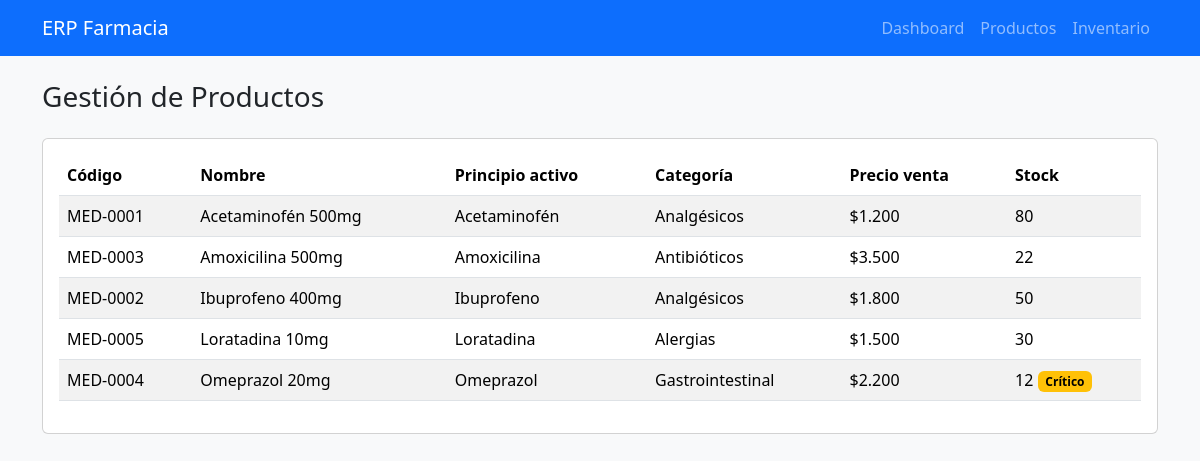
The page /productos on the database its author committed.
### tables this page shows
CREATE TABLE productos (
    id INT AUTO_INCREMENT PRIMARY KEY,
    categoria_id INT,
    codigo VARCHAR(50) NOT NULL UNIQUE,
    nombre VARCHAR(140) NOT NULL,
    principio_activo VARCHAR(140),
    laboratorio VARCHAR(120),
    precio_compra DECIMAL(12,2) NOT NULL DEFAULT 0,
    precio_venta DECIMAL(12,2) NOT NULL DEFAULT 0,
    stock_actual INT NOT NULL DEFAULT 0,
    stock_minimo INT NOT NULL DEFAULT 0,
    creado_en TIMESTAMP DEFAULT CURRENT_TIMESTAMP,
    FOREIGN KEY (categoria_id) REFERENCES categorias(id)
);

CREATE TABLE categorias (
    id INT AUTO_INCREMENT PRIMARY KEY,
    nombre VARCHAR(100) NOT NULL UNIQUE
);

### app/Core/View.php (called while the page is built, shortened)
<?php
final class View
{
    public static function render(string $view, array $data = []): void
    {
        require __DIR__ . '/../Views/layouts/main.php';
    }
}

### app/Core/Controller.php (called while the page is built, shortened)
<?php
abstract class Controller
{
    protected function view(string $view, array $data = []): void
    {
        View::render($view, $data);
    }
}

### app/Controllers/ProductController.php (called while the page is built, shortened)
<?php
final class ProductController extends Controller
{
    public function index(): void
    {
        $model = new ProductModel();
        $products = $model->all();
        $this->view('products/index', ['products' => $products]);
    }
}

### public/index.php (called while the page is built, shortened)
<?php
$router = new Router();
$router->get('/', static fn () => (new DashboardController())->index());
$router->get('/productos', static fn () => (new ProductController())->index());
$router->get('/inventario', static fn () => (new InventoryController())->index());
$router->dispatch($_SERVER['REQUEST_METHOD'] ?? 'GET', $_SERVER['REQUEST_URI'] ?? '/');

### app/Core/Router.php (called while the page is built, shortened)
<?php
final class Router
{
    private array $routes = [];
    public function get(string $path, callable $handler): void
    {
        $this->routes['GET:' . $this->normalizePath($path)] = $handler;
    }
    public function dispatch(string $method, string $uri): void
    {
        $path = parse_url($uri, PHP_URL_PATH) ?: '/';
        $key = strtoupper($method) . ':' . $this->normalizePath($path);
        ($this->routes[$key])();
    }
    private function normalizePath(string $path): string
    {
        if ($path === '/' || $path === '') {
            return '/';
        }
        return '/' . trim($path, '/');
    }
}

### app/Models/ProductModel.php (called while the page is built, shortened)
<?php
final class ProductModel
{
    public function all(int $limit = 30): array
    {
        $db = Database::connection();
        try {
            $stmt = $db->prepare(
                'SELECT p.codigo, p.nombre, p.principio_activo, c.nombre AS categoria, p.precio_venta, p.stock_actual, p.stock_minimo
                 FROM productos p
                 LEFT JOIN categorias c ON c.id = p.categoria_id
                 ORDER BY p.nombre ASC
                 LIMIT :limite'
            );
            $stmt->bindValue(':limite', $limit, \PDO::PARAM_INT);
            $stmt->execute();
            return $stmt->fetchAll();
        } catch (PDOException) {
            return [];
        }
    }
}

### app/Views/products/index.php (the view, shortened to what this page needs)
<h1 class="h3 mb-4">Gestión de Productos</h1>
<div class="card">
    <div class="card-body table-responsive">
        <table class="table table-striped align-middle">
            <thead>
                <tr>
                    <th>Código</th>
                    <th>Nombre</th>
                    <th>Principio activo</th>
                    <th>Categoría</th>
                    <th>Precio venta</th>
                    <th>Stock</th>
                </tr>
            </thead>
            <tbody>
                <?php foreach ($products as $product): ?>
                    <tr>
                        <td><?= htmlspecialchars((string) $product['codigo']); ?></td>
                        <td><?= htmlspecialchars((string) $product['nombre']); ?></td>
                        <td><?= htmlspecialchars((string) $product['principio_activo']); ?></td>
                        <td><?= htmlspecialchars((string) ($product['categoria'] ?? 'Sin categoría')); ?></td>
                        <td>$<?= number_format((float) $product['precio_venta'], 0, ',', '.'); ?></td>
                        <td>
                            <?= (int) $product['stock_actual']; ?>
                            <?php if ((int) $product['stock_actual'] <= (int) $product['stock_minimo']): ?>
                                <span class="badge text-bg-warning">Crítico</span>
                            <?php endif; ?>
                        </td>
                    </tr>
                <?php endforeach; ?>
            </tbody>
        </table>
    </div>
</div>

### app/Views/layouts/main.php (shortened to what this page needs)
<!doctype html>
<html lang="es">
<head>
    <link href="https://cdn.jsdelivr.net/npm/bootstrap@5.3.3/dist/css/bootstrap.min.css" rel="stylesheet">
</head>
<body class="bg-light">
<nav class="navbar navbar-expand-lg navbar-dark bg-primary">
    <div class="container">
        <a class="navbar-brand" href="/">ERP Farmacia</a>
        <div class="navbar-nav">
            <a class="nav-link" href="/">Dashboard</a>
            <a class="nav-link" href="/productos">Productos</a>
            <a class="nav-link" href="/inventario">Inventario</a>
        </div>
    </div>
</nav>
<main class="container py-4">
    <?php require $viewPath; ?>
</main>
</body>
</html>

### rows shown on the page
productos: codigo "MED-0001", nombre "Acetaminofén 500mg", principio_activo "Acetaminofén", categoria.nombre "Analgésicos", precio_venta "1.200", stock_actual "80"
productos: codigo "MED-0003", nombre "Amoxicilina 500mg", principio_activo "Amoxicilina", categoria.nombre "Antibióticos", precio_venta "3.500", stock_actual "22"
productos: codigo "MED-0002", nombre "Ibuprofeno 400mg", principio_activo "Ibuprofeno", categoria.nombre "Analgésicos", precio_venta "1.800", stock_actual "50"
productos: codigo "MED-0005", nombre "Loratadina 10mg", principio_activo "Loratadina", categoria.nombre "Alergias", precio_venta "1.500", stock_actual "30"
productos: codigo "MED-0004", nombre "Omeprazol 20mg", principio_activo "Omeprazol", categoria.nombre "Gastrointestinal", precio_venta "2.200", stock_actual "12", stock_minimo "Crítico"
